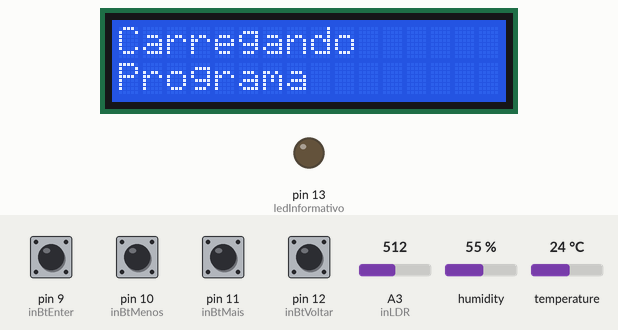
Recording of a sketch running on a simulated Arduino Uno, built with avr-gcc and run on an emulated ATmega328P. On the bench: 16×2 character LCD, output pins drawn as LEDs (lit = HIGH). Inputs (shaded band) come from the test bench; at power-on: pin 9 (inBtEnter), pin 10 (inBtMenos), pin 11 (inBtMais), pin 12 (inBtVoltar) HIGH, A3 (inLDR) = 512, humidity 55 %, temperature 24 °C. What the sketch prints to the serial monitor is not drawn.

Above: at 0.1 s.
At 14.7 s:
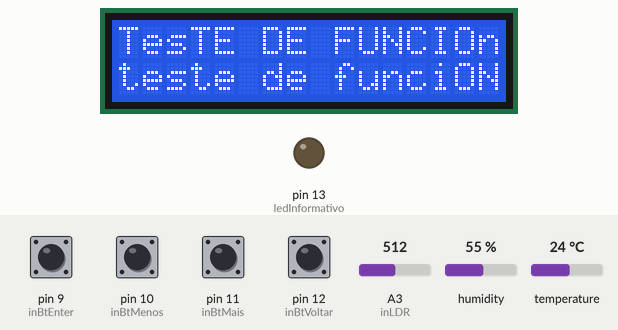
14.8 s: pin 9 (inBtEnter) pulled LOW for 3 s
At 15.6 s:
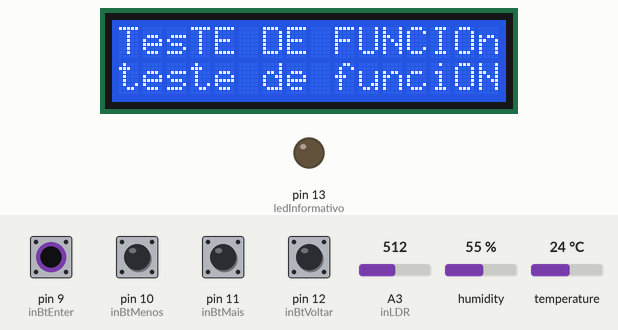
Timing chart, 0 to 17.8 s (numbered marks = the images above; inputs shaded):
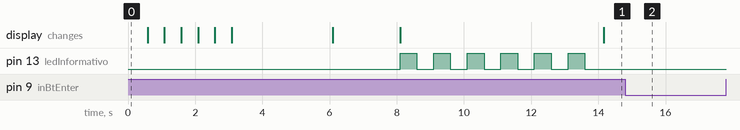

The sketch:

testeInOut.ino
```cpp
#include <Wire.h>
#include <LiquidCrystal_I2C.h>

#include <Adafruit_Sensor.h>
#include <DHT.h>
#include <DHT_U.h>

//Definindo portas
const int ledInformativo = 13;
const int inBtEnter = 9;
const int inBtVoltar = 12;
const int inBtMais = 11;
const int inBtMenos = 10;
const int outReleLampada01 = 3;
const int outReleLampada02 = 4;
const int outReleBomba01 = 5;
const int outReleBomba02 = 8;
const int outReleBomba03 = 7;
const int inLDR = A3;

//Selecione um sensor, retirando o comentário - duas barras
#define DHTTYPE    DHT11                           // Sensor DHT11
//#define DHTTYPE      DHT22                       // Sensor DHT22 ou AM2302

#define DHTPIN 2                                   // Pino do Arduino conectado no Sensor(Data)
DHT_Unified dht(DHTPIN, DHTTYPE);                  // configurando o Sensor DHT - pino e tipo
uint32_t delayMS;                                  // variável para atraso no tempo

//Inicializa o display no endereco 0x27
LiquidCrystal_I2C lcd(0x27,16,2);

//Declarando e setando variaveis
float tempAtual = 0;
float umidAtual = 0;
int   ldrAtual = 0;
bool  btEnter = false;
bool  btVoltar = false;
bool  btMais = false;
bool  btMenos = false;

int Menu = 0;

int aux1 = 0;
int aux2 = 0;
String auxString;

void setup() {
  //Inicialização do LCD I2C
  lcd.init();

  //Inicialização para Usuario
  lcd.setBacklight(HIGH);
  lcd.setCursor(0,0);
  lcd.print("Carregando");
  lcd.setCursor(0,1);
  lcd.print("Programa");
  for (int i = 0; i < 6; i++) {
    delay(500);
    lcd.print(".");
  }

  //Definindo Portas i/o
  pinMode(ledInformativo, OUTPUT);
  pinMode(inBtEnter, INPUT_PULLUP);
  pinMode(inBtVoltar, INPUT_PULLUP);
  pinMode(inBtMais, INPUT_PULLUP);
  pinMode(inBtMenos, INPUT_PULLUP);
  pinMode(inLDR, INPUT);

  //Inicialização da comunicação serial e DHT
  Serial.begin(9600);
  dht.begin();

  //Limpeza do LCD
  lcd.clear();
  lcd.setCursor(0,0);

  delay(3000);
  /*
  Serial.println("Usando o Sensor DHT");
  sensor_t sensor;
  dht.temperature().getSensor(&sensor);           // imprime os detalhes do Sensor de Temperatura
  Serial.println("------------------------------------");
  Serial.println("Temperatura");
  Serial.print  ("Sensor:       "); Serial.println(sensor.name);
  Serial.print  ("Valor max:    "); Serial.print(sensor.max_value); Serial.println(" *C");
  Serial.print  ("Valor min:    "); Serial.print(sensor.min_value); Serial.println(" *C");
  Serial.print  ("Resolucao:   "); Serial.print(sensor.resolution); Serial.println(" *C");
  Serial.println("------------------------------------");
  dht.humidity().getSensor(&sensor);            // imprime os detalhes do Sensor de Umidade
  Serial.println("------------------------------------");
  Serial.println("Umidade");
  Serial.print  ("Sensor:       "); Serial.println(sensor.name);
  Serial.print  ("Valor max:    "); Serial.print(sensor.max_value); Serial.println("%");
  Serial.print  ("Valor min:    "); Serial.print(sensor.min_value); Serial.println("%");
  Serial.print  ("Resolucao:   "); Serial.print(sensor.resolution); Serial.println("%");
  Serial.println("------------------------------------");
  delayMS = sensor.min_delay / 1000;            // define o atraso entre as leituras
  */

  //Desliga o LCD
  lcd.setBacklight(LOW);
  delay(2000);
  lcd.clear();
  //Liga novamente
  lcd.setBacklight(HIGH);
}

void verificaEntradasSaidas () {
  ldrAtual = analogRead(inLDR);
  btEnter = digitalRead(inBtEnter);
  btVoltar = digitalRead(inBtVoltar);
  btMais = digitalRead(inBtMais);
  btMenos = digitalRead(inBtMenos);

  //Teste do botão ENTER e VOLTAR
  do {
    //Implementar controle de tempo usando millis() para não travar código.
    Serial.println("Favor pressionar o botão ENTER.");
    digitalWrite(ledInformativo, LOW);
    //
    if (!btVoltar) {
      for (aux1 = 0; aux1 <= 5; aux1 ++) {
        Serial.println("Botão VOLTAR PRESSIONADO.");
        digitalWrite(ledInformativo, HIGH);
        delay(500);
        digitalWrite(ledInformativo, LOW);
        delay(500);
      }
      break;
     }
  } while (!btEnter);
  for (aux1 = 0; aux1 <= 5; aux1 ++) {
    Serial.println("Botão ENTER PRESSIONADO.");
    digitalWrite(ledInformativo, HIGH);
    delay(500);
    digitalWrite(ledInformativo, LOW);
    delay(500);
  }


  //Area para testar variaveis
  if (digitalRead(inBtEnter) == LOW) { // Botão Pressionado;
    Serial.println("Botao Enter Pressionado");
    digitalWrite(ledInformativo, HIGH);
   //TESTAR AS DUAS LAMPADAS AQUI
  } else {
    //Serial.println("Botões Não Pressionado");
    digitalWrite(ledInformativo, LOW);
  }

  if (digitalRead(inBtVoltar) == LOW) { // Botão Pressionado;
    Serial.println("Botao Enter Pressionado");
    digitalWrite(ledInformativo, HIGH);
    //TESTAR BOMBA 01 AQUI

  } else {
    //Serial.println("Botões Não Pressionado");
    digitalWrite(ledInformativo, LOW);
  }
  if (digitalRead(inBtMais) == LOW) { // Botão Pressionado;
    Serial.println("Botao Enter Pressionado");
    digitalWrite(ledInformativo, HIGH);
   //TESTAR BOMBA 02 AQUI
  } else {
    //Serial.println("Botões Não Pressionado");
    digitalWrite(ledInformativo, LOW);
  }
    if (digitalRead(inBtMenos) == LOW) { // Botão Pressionado;
    Serial.println("Botao Enter Pressionado");
    digitalWrite(ledInformativo, HIGH);
    //TESTAR BOMBA 03 OU VENTONINHA(IMPORTANTE!!) AQUI

  } else {
    //Serial.println("Botões Não Pressionado");
    digitalWrite(ledInformativo, LOW);
  }


  if(ldrAtual > 200){ //SE O VALOR LIDO FOR MAIOR QUE 600, FAZ
    Serial.print("Valor LDR: ");
    Serial.println(ldrAtual);
    Serial.println("Lampada Desligada!");

  }
  else{ //SENÃO, FAZ
    Serial.print("Valor LDR: ");
    Serial.println(ldrAtual);
    Serial.println("Lampada Ligada!");

  }
  //FALTA IMPRIMIR AS LEITURAS DO HIGROMETRO<<<<<<<<<<<<<<-----------------------------------
}


void verificaUmidTemp () {
  sensors_event_t event;                        // inicializa o evento da Temperatura
  dht.temperature().getEvent(&event);           // faz a leitura da Temperatura
  if (isnan(event.temperature))                 // se algum erro na leitura
  {
    Serial.println("Erro na leitura da Temperatura!");
  }
  else                                          // senão
  {
    Serial.print("Temperatura: ");              // imprime a Temperatura
    Serial.print(event.temperature);
    Serial.println(" *C");
    tempAtual = event.temperature;
  }
  dht.humidity().getEvent(&event);              // faz a leitura de umidade
  if (isnan(event.relative_humidity))           // se algum erro na leitura
  {
    Serial.println("Erro na leitura da Umidade!");
  }
  else                                          // senão
  {
    Serial.print("Umidade: ");                  // imprime a Umidade
    Serial.print(event.relative_humidity);
    Serial.println("%");
    umidAtual = event.relative_humidity;
  }
}


void exibeLCD () {

  lcd.setCursor(0,0);
  lcd.print("TesTE DE FUNCIOnamneto");
  lcd.print(": ");


  lcd.setCursor(0,1);
  lcd.print("teste de funciONAMENnetneos...");
}

void loop() {
  verificaEntradasSaidas ();
  verificaUmidTemp ();
   exibeLCD ();


  Serial.println();
  delay(1500);
}
```

Measured:
- after the input at 14.8 s, pin 13 (ledInformativo): stops changing and stays LOW
- by itself, pin 13 (ledInformativo): alternates HIGH for 0.50 s and LOW for 0.50 s, 12 changes in all, then stays LOW
